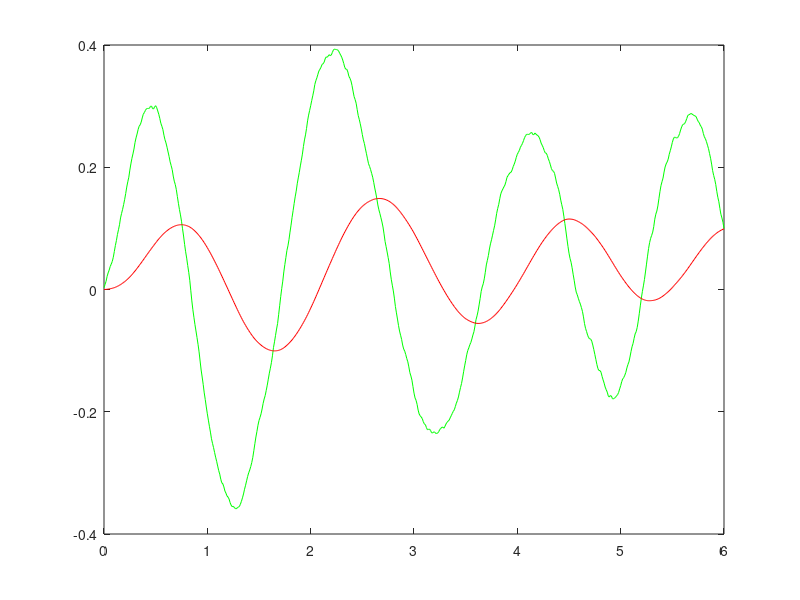
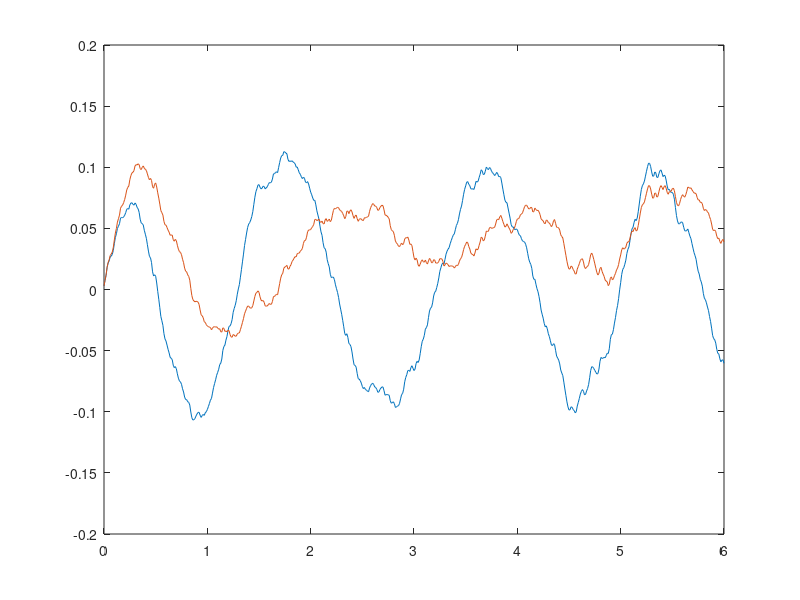

Recreate these plots in MATLAB, in order.
% Projeto - 

clear all; close all;
%syms ki kp

Ts=10e-3
Tf=6% final time
%b=[ki kp]
b=[1; 1]
Gc=zpk([],[-1],1)
%Gc_wanted=zpk([],[-10],1)
Gc_wanted=tf([1 10],[1 1 11])
Gd=c2d(Gc, Ts, 'tustin');
% M is the desired transfer function
M=c2d(Gc_wanted, Ts, 'tustin');
% for this first approach I'm using a step instead of a more complex signal
% for the input signal.

T=[0:Ts:Tf];
u=rand(size(T,2),1, 'single');
%[Y, T]=step(Gd);
Y=lsim(Gd, u, T);
%siz=size(Y,1);
% this is in the wrong place, i should know this value before
%u=ones(siz, 1);
% L filter
L=M*(1-M);
% yl=L*Y
yl=lsim(L, Y, T);
% ul=L*u
ul=lsim(L, u, T);
plot(T,ul,'-g',T,yl,'-r');figure;
% rl_t = (1/M) *yl
rl=lsim(1/M,yl, T);

el=rl-yl
plot(T, el, T, rl);figure;

inv(el'*el)*el'*ul